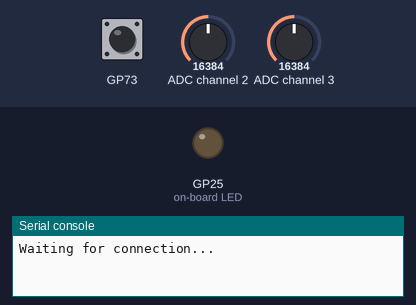
Recording of a program running on a simulated Raspberry Pi Pico running MicroPython. On the bench: output pins drawn as LEDs (lit = HIGH), the last lines printed to the serial console. The inputs (shaded band) are chosen by the test bench; at power-on: ADC channel 2 = 16384, ADC channel 3 = 16384 (analog values on the 0–32767 scale). WiFi joins after 1.5 s; files the program writes start out absent; library files of the repository ran but are not shown: ads1x15.py.

Above: at 0.6 s.
At 3.2 s:
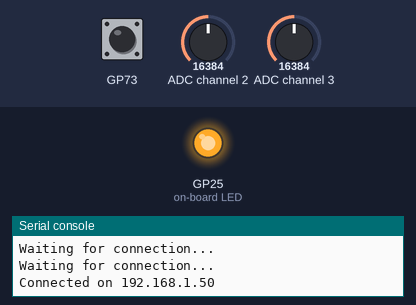
3.3 s: ADC channel 2 set to 16696
Timing chart, 0 to 6.3 s (numbered marks = the images above; inputs shaded):
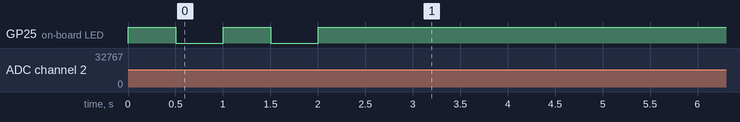

The program:

pico_19_udp_broadcast.py
```python
import network
import socket
from picozero import pico_led
import machine
import rp2
import sys
import time
from machine import I2C, Pin
from ads1x15 import ADS1115

# ==== Wi-Fi Settings ====
ssid = 'riplab'
password = 'Aut0m@tion'
UDP_PORT = 8819
BROADCAST_IP = '192.168.1.255'
SEND_INTERVAL = 0.01  # seconds

# ==== I2C & ADC Setup ====
i2c = I2C(0, scl=Pin(17), sda=Pin(16), freq=400000)
adc = ADS1115(i2c, address=72, gain=5)

# Create UDP socket
sock = socket.socket(socket.AF_INET, socket.SOCK_DGRAM)
sock.setsockopt(socket.SOL_SOCKET, socket.SO_BROADCAST, 1)

def read_sensor():
    timestamp = time.ticks_us()
    raw = adc.read(0, 2, 3)
    voltage = adc.raw_to_v(raw)
    return voltage, timestamp

def connect():
    wlan = network.WLAN(network.STA_IF)
    wlan.active(True)
    wlan.connect(ssid, password)
    while not wlan.isconnected():
        if rp2.bootsel_button():
            sys.exit()
        print('Waiting for connection...')
        pico_led.on()
        time.sleep(0.5)
        pico_led.off()
        time.sleep(0.5)
    ip = wlan.ifconfig()[0]
    print(f'Connected on {ip}')
    pico_led.on()
    return ip

def log_data(filename, *values):
    """
    Appends data to a log file. Values are comma-separated.

    Parameters:
        filename (str): Name of the file to log to (e.g., 'log.txt')
        *values: Any number of values to log
    """
    try:
        with open(filename, "a") as f:
            line = ",".join(str(v) for v in values) + "\n"
            f.write(line)
    except Exception as e:
        print("Logging error:", e)

connect()

try:
    while True:
        sensor_value, timestamp = read_sensor()
        if sensor_value >= 0.0001:
            msg = f"{timestamp}, {sensor_value:.8f}\n"
            sock.sendto(msg.encode(), (BROADCAST_IP, UDP_PORT))
            print("Sent:", msg.strip())
            log_data("log.txt", timestamp, sensor_value)
        time.sleep(SEND_INTERVAL)

except KeyboardInterrupt:
    print("Stopped.")
finally:
    sock.close()
```
